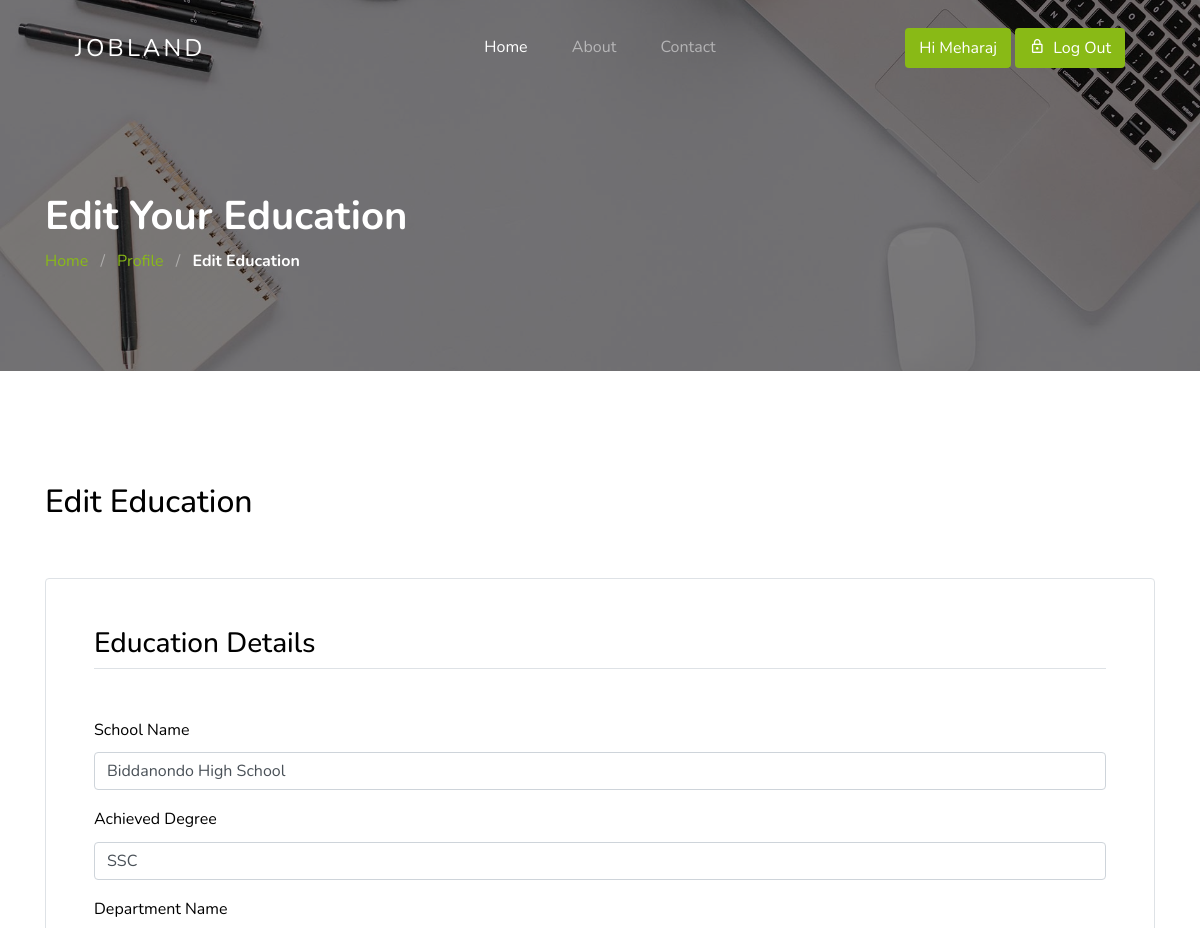
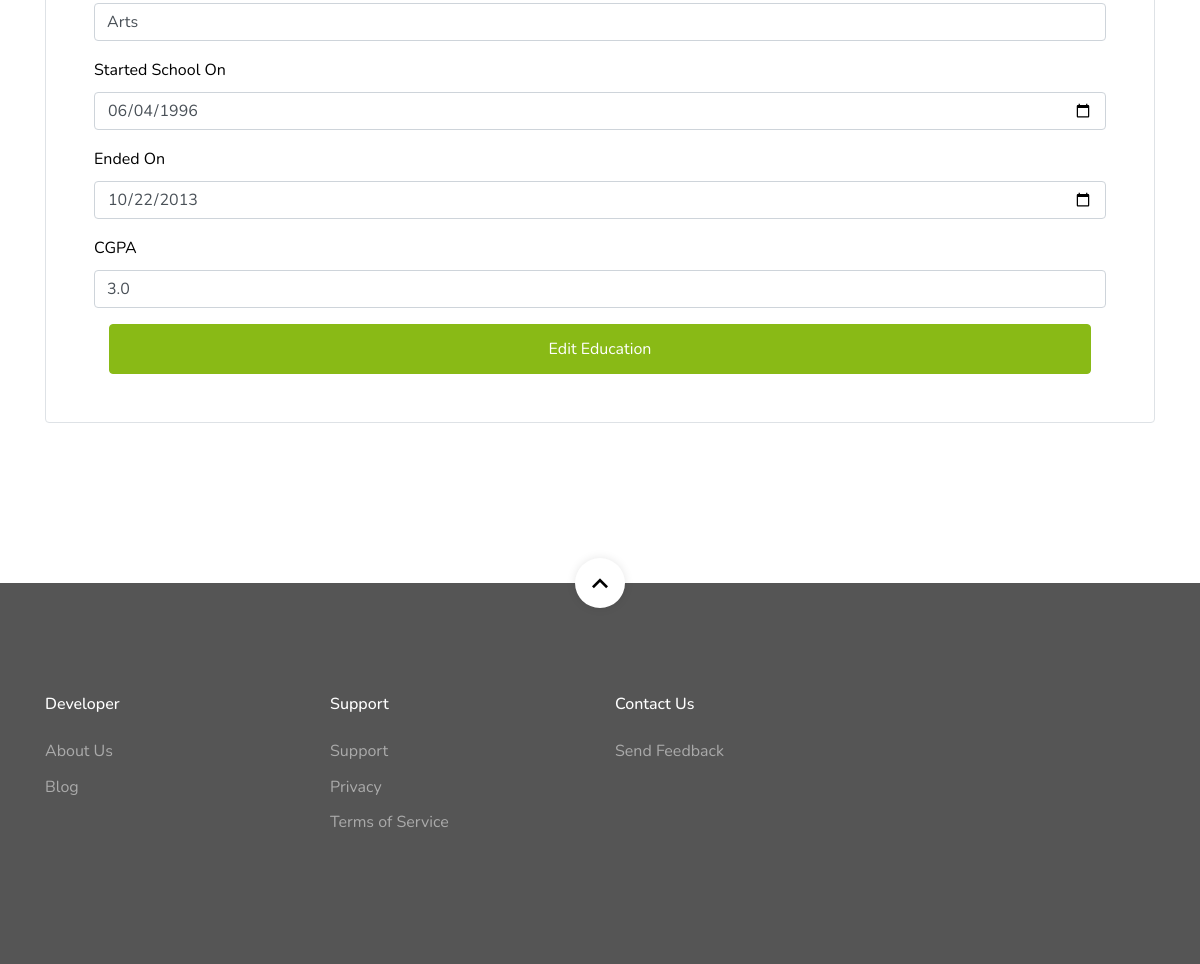
The app's page /applicant/applicant-profile/edit-education/1 (signed in) with its own data (2 pictures, top to bottom).
### user/models.py (models this page shows)
class EducationModel(models.Model):
    user = models.ForeignKey(User, null=True, on_delete=models.CASCADE)
    school = models.CharField(max_length=255, null=True, blank=True)
    degree = models.CharField(max_length=255, null=True, blank=True)
    department = models.CharField(max_length=255, null=True, blank=True)
    started = models.DateField(null=True, blank=True)
    end = models.DateField(null=True, blank=True)
    cgpa = models.FloatField(max_length=255, null=True, blank=True)

### user/decorators.py (the view)
        def wrapper_func(request, *args, **kwargs):
            if request.user.is_admin or request.user.is_applicant:
                return view_func(request, *args, **kwargs)
            else:
                return HttpResponse("You are not authorized to view this page")

### user/forms.py
class EducationForm(ModelForm):
    started = forms.DateField(widget=forms.DateInput(attrs={'type': 'date'}))
    end = forms.DateField(required=False, widget=forms.DateInput(attrs={'type': 'date'}))
    class Meta:
        model = EducationModel
        fields = '__all__'
        exclude = ['user']

### user/utils.py (called while the page is built)
def extractFirstName(name):
    first_name = name.split(' ')
    return first_name[0]

### user/views.py (called while the page is built, shortened)
@login_required(login_url='login')
@show_to_applicant(allowed_roles=['admin', 'is_applicant'])
def edit_education(request, pk):
    task = "Edit"
    name = extractFirstName(request.user.name)
    education = EducationModel.objects.get(id=pk)
    form = EducationForm(instance=education)
    context = {
        'task': task,
        'form': form,
        'name': name,
    }
    return render(request, 'user/applicant-details/add-edit-education.html', context)

### user/templates/user/applicant-details/add-edit-education.html (shortened to what this page needs)
{% extends "user/base.html" %}
{% load static %}
{% load widget_tweaks %}
{% block content %}
{% include "./header.html" %}
<section class="section-hero overlay inner-page bg-image" id="home-section">
    <div class="container">
        <div class="row">
            <div class="col-md-7">
                <h1 class="text-white font-weight-bold">{{ task }} Your Education</h1>
                <div class="custom-breadcrumbs">
                    <a href="{% url 'home' %}">Home</a> <span class="mx-2 slash">/</span>
                    <a href="{% url 'applicant-profile' user.id %}">Profile</a> <span class="mx-2 slash">/</span>
                    <span class="text-white"><strong>{{ task }} Education</strong></span>
                </div>
            </div>
        </div>
    </div>
</section>
<section class="site-section">
    <div class="container">
        <div class="row align-items-center mb-5">
            <div class="col-lg-8 mb-4 mb-lg-0">
                <div class="d-flex align-items-center">
                    <div>
                        <h2>{{ task }} Education</h2>
                    </div>
                </div>
            </div>
        </div>
        <div class="row mb-5">
            <div class="col-lg-12">
                <form class="p-4 p-md-5 border rounded" method="post" action="">
                    <h3 class="text-black mb-5 border-bottom pb-2">Education Details</h3>
                    <div class="form-group">
                        <label>School Name</label>
                        {{form.school|add_class:"form-control"}}
                    </div>
                    <div class="form-group">
                        <label>Achieved Degree</label>
                        {{form.degree|add_class:"form-control"}}
                    </div>
                    <div class="form-group">
                        <label>Department Name</label>
                        {{form.department|add_class:"form-control"}}
                    </div>
                    <div class="form-group">
                        <label>Started School On</label>
                        {{form.started|add_class:"form-control"}}
                    </div>
                    <div class="form-group">
                        <label>Ended On</label>
                        {{form.end|add_class:"form-control"}}
                    </div>
                    <div class="form-group">
                        <label>CGPA</label>
                        {{form.cgpa|add_class:"form-control"}}
                    </div>
                    <div class="col-12">
                        <button class="btn btn-block btn-primary btn-md" type="submit">{{ task }} Education</button>
                    </div>
                </form>
            </div>
        </div>
    </div>
</section>
{% endblock %}

### user/static/assets/css/style.css (style rules this page uses)
body { font-weight: 400; font-size: 1rem; line-height: 1.7; position: relative; }
body:after { content: ""; position: absolute; top: 0; left: 0; right: 0; bottom: 0; background: rgba(0, 0, 0, 0.7); z-index: 100; opacity: 0; visibility: hidden; -webkit-transition: .3s all ease; -o-transition: .3s all ease; transition: .3s all ease; }
h1, h2, h3, h4 { color: #000; }
.site-section { padding-top: 7rem; padding-bottom: 7rem; position: relative; z-index: 2; }
.text-black { color: #000 !important; }
.bg-image { background-size: cover; background-position: center center; background-repeat: no-repeat; }
.form-group label { color: #000; }
.custom-breadcrumbs a { color: #89ba16; }
.custom-breadcrumbs .slash { color: rgba(255, 255, 255, 0.4); }
.section-hero, .section-hero>.container>.row { height: 100vh; min-height: 900px; }
.section-hero.inner-page, .section-hero.inner-page>.container>.row { height: auto; min-height: auto; padding-top: 6em; padding-bottom: 3em; }
.section-hero.overlay, .section-hero.overlay-2 { position: relative; }
.section-hero.overlay:before, .section-hero.overlay-2:before { z-index: 1; position: absolute; content: ""; top: 0; left: 0; right: 0; bottom: 0; background: rgba(0, 0, 0, 0.5); }
.section-hero>.container { z-index: 2; position: relative; }
.btn:after, .btn:before { display: none; }
.btn.btn-primary { color: #fff; }
.btn-md { padding: 12px 20px; }
.section-hero.overlay.inner-page.bg-image#home-section { background-image: url('../images/hero_1.jpg'); }

### records on screen
EducationModel: school "Biddanondo High School", degree "SSC", department "Arts", started "06/04/1996", end "10/22/2013", cgpa "3.0"

### other values on screen
{{ name }} "Meharaj"
{{ task }} "Edit"
